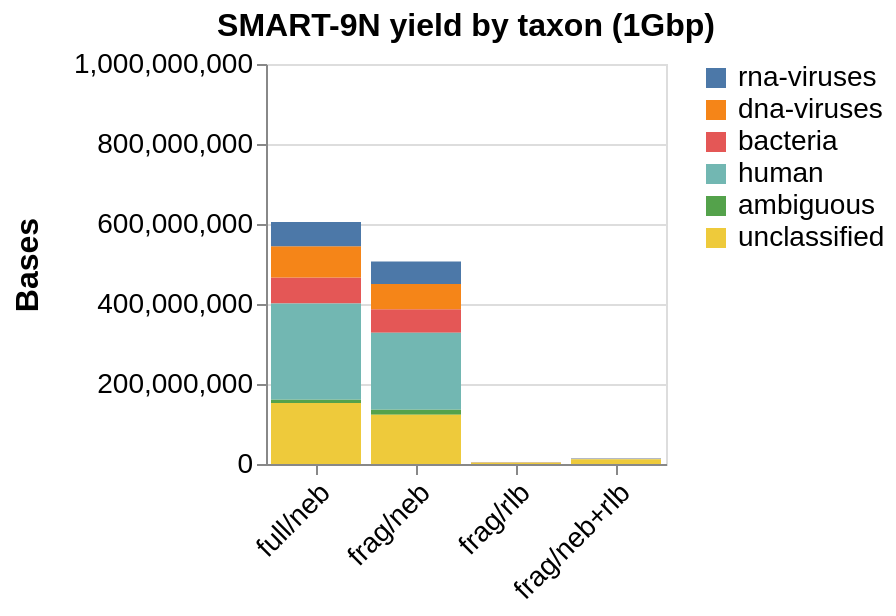

This figure's notebook cell:
### Markdown cell above
## Composition

### Code cell
df = pd.read_csv("classified-coarse.tsv", sep="\t")
samples = highest_yielding_samples_core
group_order = [
    "rna-viruses",
    "dna-viruses",
    "bacteria",
    "human",
    "ambiguous",
    "unclassified",
]
df = df[df["sample"].isin(samples)]
group_rank = {g: i for i, g in enumerate(group_order)}
df["group_order"] = df["group"].map(group_rank)

# Extract prefix and short name
protocol_labels = {"smart9n": "SMART-9N", "roundab": "Round A/B"}
df["protocol"] = df["sample"].str.split("/").str[0].map(protocol_labels)
df["short_name"] = df["sample"].apply(lambda s: "/".join(s.split("/")[1:-1]))

df = df.query("protocol == 'SMART-9N'")

short_name_order = ["full/neb", "frag/neb", "frag/rlb", "frag/neb+rlb"]

# Pre-aggregate
df_agg = df.groupby(["sample", "protocol", "short_name", "group", "group_order"], as_index=False)["bases"].sum()

chart = alt.Chart(df_agg).mark_bar().encode(
    x=alt.X("short_name:N", axis=alt.Axis(labelAngle=-45), title="",
             sort=short_name_order),
    y=alt.Y("bases:Q", title="Bases",
             scale=alt.Scale(domain=[0, 1000000000])),
    color=alt.Color("group:N", title="",
                     sort=group_order),
    order=alt.Order("group_order:Q", sort="descending"),
).properties(
    width=200,
    height=200,
    title="SMART-9N yield by taxon (1Gbp)",
)

chart.save("taxonomic-abs-smart9n.png", scale_factor=2)
chart

### Figure 1 — Vega-Lite specification as saved in the notebook (floating-point values rounded to 4 significant figures)
{"config": {"title": {"fontSize": 16}, "axis": {"labelFontSize": 14, "titleFontSize": 16, "titlePadding": 15}, "header": {"labelFontSize": 14, "titleFontSize": 18}, "legend": {"labelFontSize": 14, "titleFontSize": 14}}, "data": {"name": "data-4ffb9ea0bf707ee089bb16aa0fffebe4"}, "mark": {"type": "bar"}, "encoding": {"color": {"field": "group", "sort": ["rna-viruses", "dna-viruses", "bacteria", "human", "ambiguous", "unclassified"], "title": "", "type": "nominal"}, "order": {"field": "group_order", "sort": "descending", "type": "quantitative"}, "x": {"axis": {"labelAngle": -45}, "field": "short_name", "sort": ["full/neb", "frag/neb", "frag/rlb", "frag/neb+rlb"], "title": "", "type": "nominal"}, "y": {"field": "bases", "scale": {"domain": [0, 1000000000]}, "title": "Bases", "type": "quantitative"}}, "height": 200, "title": "SMART-9N yield by taxon (1Gbp)", "width": 200, "$schema": "https://vega.github.io/schema/vega-lite/v6.1.0.json", "datasets": {"data-4ffb9ea0bf707ee089bb16aa0fffebe4": [{"sample": "smart9n/frag/neb+rlb/1", "protocol": "SMART-9N", "short_name": "frag/neb+rlb", "group": "ambiguous", "group_order": 4, "bases": 142376}, {"sample": "smart9n/frag/neb+rlb/1", "protocol": "SMART-9N", "short_name": "frag/neb+rlb", "group": "bacteria", "group_order": 2, "bases": 284687}, {"sample": "smart9n/frag/neb+rlb/1", "protocol": "SMART-9N", "short_name": "frag/neb+rlb", "group": "dna-viruses", "group_order": 1, "bases": 325691}, {"sample": "smart9n/frag/neb+rlb/1", "protocol": "SMART-9N", "short_name": "frag/neb+rlb", "group": "human", "group_order": 3, "bases": 1311930}, {"sample": "smart9n/frag/neb+rlb/1", "protocol": "SMART-9N", "short_name": "frag/neb+rlb", "group": "rna-viruses", "group_order": 0, "bases": 495842}, {"sample": "smart9n/frag/neb+rlb/1", "protocol": "SMART-9N", "short_name": "frag/neb+rlb", "group": "unclassified", "group_order": 5, "bases": 11941599}, {"sample": "smart9n/frag/neb/2", "protocol": "SMART-9N", "short_name": "frag/neb", "group": "ambiguous", "group_order": 4, "bases": 13337775}, {"sample": "smart9n/frag/neb/2", "protocol": "SMART-9N", "short_name": "frag/neb", "group": "bacteria", "group_order": 2, "bases": 59017674}, {"sample": "smart9n/frag/neb/2", "protocol": "SMART-9N", "short_name": "frag/neb", "group": "dna-viruses", "group_order": 1, "bases": 63212239}, {"sample": "smart9n/frag/neb/2", "protocol": "SMART-9N", "short_name": "frag/neb", "group": "human", "group_order": 3, "bases": 191623300}, {"sample": "smart9n/frag/neb/2", "protocol": "SMART-9N", "short_name": "frag/neb", "group": "rna-viruses", "group_order": 0, "bases": 55869564}, {"sample": "smart9n/frag/neb/2", "protocol": "SMART-9N", "short_name": "frag/neb", "group": "unclassified", "group_order": 5, "bases": 123071969}, {"sample": "smart9n/frag/rlb/2", "protocol": "SMART-9N", "short_name": "frag/rlb", "group": "ambiguous", "group_order": 4, "bases": 97482}, {"sample": "smart9n/frag/rlb/2", "protocol": "SMART-9N", "short_name": "frag/rlb", "group": "bacteria", "group_order": 2, "bases": 140626}, {"sample": "smart9n/frag/rlb/2", "protocol": "SMART-9N", "short_name": "frag/rlb", "group": "dna-viruses", "group_order": 1, "bases": 127136}, {"sample": "smart9n/frag/rlb/2", "protocol": "SMART-9N", "short_name": "frag/rlb", "group": "human", "group_order": 3, "bases": 572111}, {"sample": "smart9n/frag/rlb/2", "protocol": "SMART-9N", "short_name": "frag/rlb", "group": "rna-viruses", "group_order": 0, "bases": 183210}, {"sample": "smart9n/frag/rlb/2", "protocol": "SMART-9N", "short_name": "frag/rlb", "group": "unclassified", "group_order": 5, "bases": 3373639}, {"sample": "smart9n/full/neb/1", "protocol": "SMART-9N", "short_name": "full/neb", "group": "ambiguous", "group_order": 4, "bases": 8848556}, {"sample": "smart9n/full/neb/1", "protocol": "SMART-9N", "short_name": "full/neb", "group": "bacteria", "group_order": 2, "bases": 64488066}, {"sample": "smart9n/full/neb/1", "protocol": "SMART-9N", "short_name": "full/neb", "group": "dna-viruses", "group_order": 1, "bases": 78244334}, {"sample": "smart9n/full/neb/1", "protocol": "SMART-9N", "short_name": "full/neb", "group": "human", "group_order": 3, "bases": 240430768}, {"sample": "smart9n/full/neb/1", "protocol": "SMART-9N", "short_name": "full/neb", "group": "rna-viruses", "group_order": 0, "bases": 60707742}, {"sample": "smart9n/full/neb/1", "protocol": "SMART-9N", "short_name": "full/neb", "group": "unclassified", "group_order": 5, "bases": 152243565}]}}
